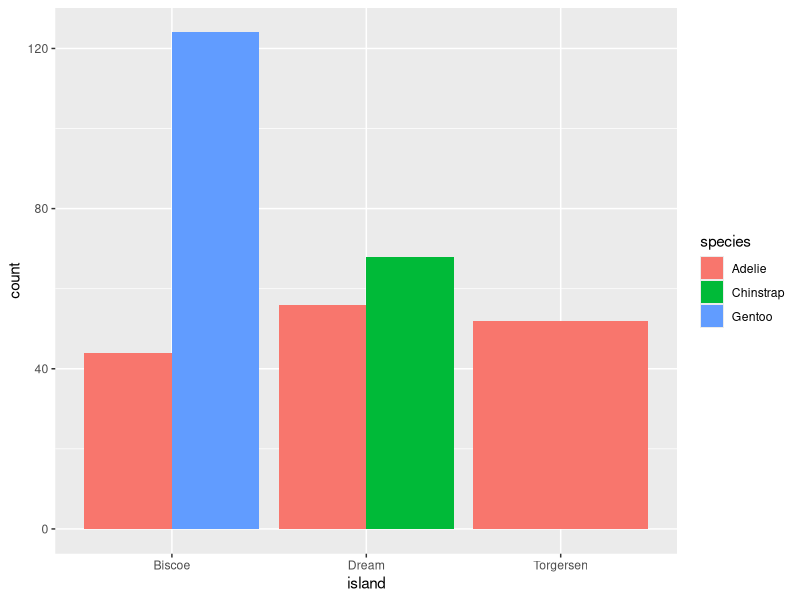

Generate this figure with R:

            library(ggplot2)
            library(palmerpenguins)
            built_answer <- tryCatch(
                {
                    set.seed(42)
                    ggplot(penguins, aes(x = island, fill = species)) + geom_bar(position = "dodge")
                    suppressWarnings(
                        if (!file.exists("/sandbox/figures/species_island_bar_dodged_answer.png")) {
                            ggsave(
                                width = 3,
                                height = 3,
                                "/sandbox/figures/species_island_bar_dodged_answer.png"
                            )
                        }
                    )
                    suppressWarnings(
                        ggplot_build(last_plot())
                    )
                },
                error = function(e) {
                    'ERROR'
                }
            )
            built_submission <- tryCatch(
                {
                    set.seed(42)
                    library(palmerpenguins)
library(ggplot2)

ggplot(penguins, aes(x = island, fill = species)) +
  geom_bar(stat = "identity", position = "dodge") +
  theme_minimal()
                    suppressWarnings(
                        ggsave(
                            width = 3,
                            height = 3,
                            "figures/species_island_bar_dodged_submission_granite.png"
                        )
                    )
                    suppressWarnings(
                        ggplot_build(last_plot())
                    )
                },
                error = function(e) {
                    'ERROR'
                }
            )
            cat(isTRUE(all.equal(built_answer, built_submission)))
        
